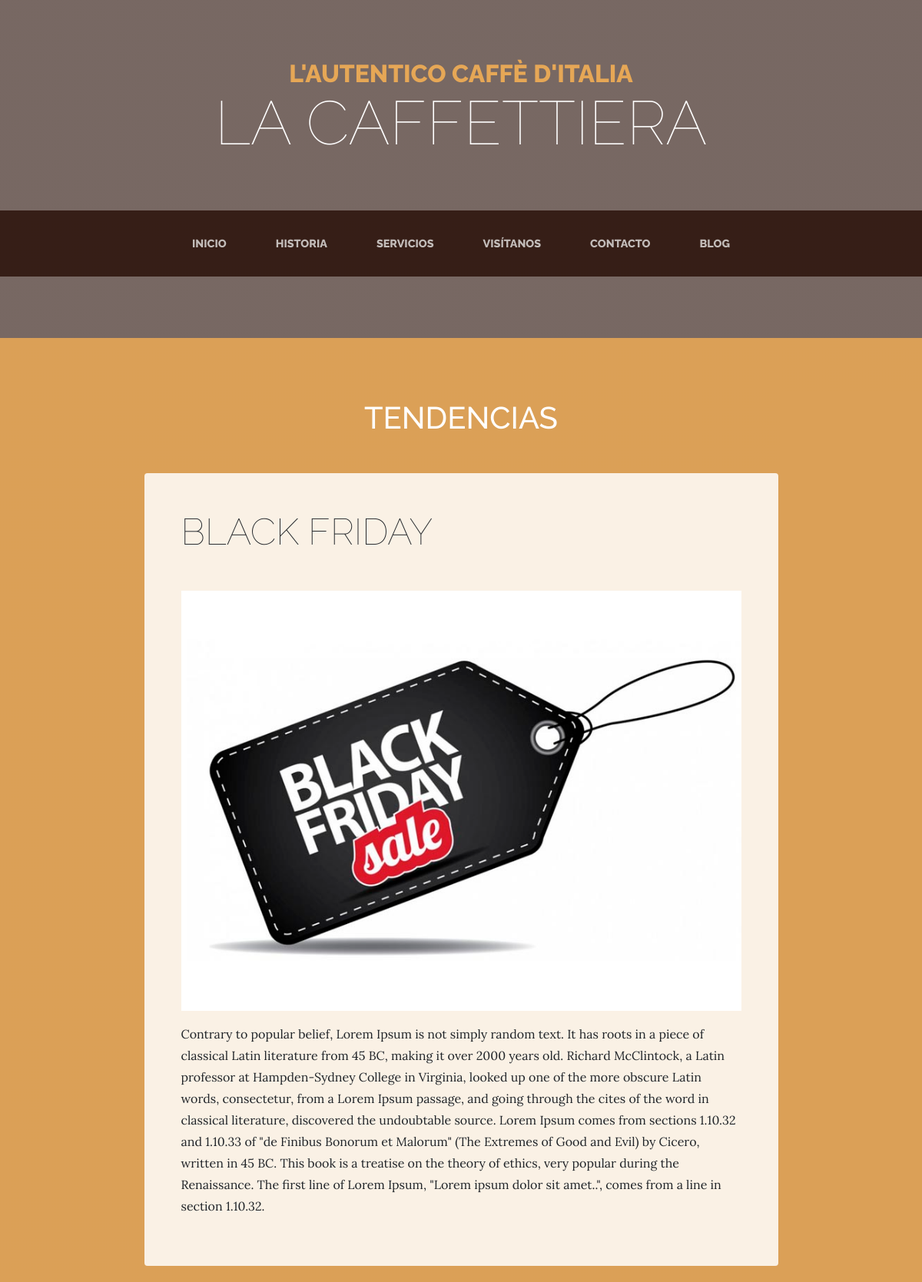
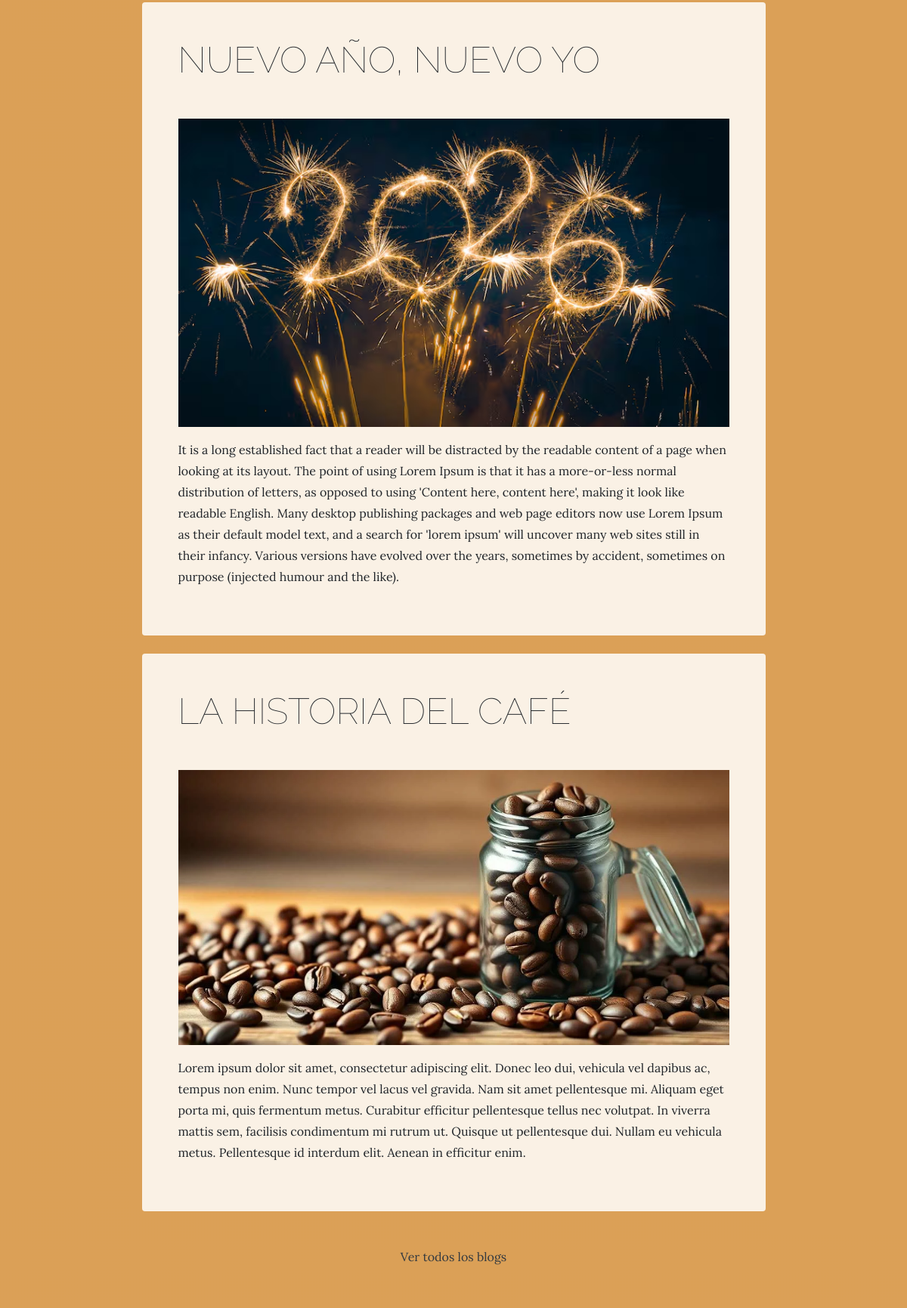
Page /blog/categoria/4/ (upper part) on the committed database (2 pictures, top to bottom).
### blog/models.py (models this page shows, shortened)
class Category(models.Model):
    name = models.CharField(max_length=100, verbose_name='Nombre')
    created = models.DateTimeField(auto_now_add=True, verbose_name='Fecha de creación')
    updated = models.DateTimeField(auto_now=True, verbose_name='Fecha de edición')
    class Meta:
        ordering = ['-created']
        verbose_name = 'Categoría'
        verbose_name_plural = 'Categorías'
        db_table = 'category'

class Post(models.Model):
    title = models.CharField(max_length=100, verbose_name='Título')
    published = models.BooleanField(default=True, verbose_name='Fecha de Publicación')
    image = models.ImageField(upload_to='blog', verbose_name='Imagen', null=True, blank=True)
    content = models.TextField(verbose_name='Contenido')
    author = models.ForeignKey(User, on_delete=models.CASCADE, verbose_name='Autor')
    categories = models.ManyToManyField(Category, verbose_name='Categorías')
    created = models.DateTimeField(auto_now_add=True, verbose_name='Fecha de creación')
    updated = models.DateTimeField(auto_now=True, verbose_name='Fecha de edición')
    class Meta:
        ordering = ['-created']
        verbose_name = 'Entrada'
        verbose_name_plural = 'Entradas'
        db_table = 'post'

### core/views.py (the view)
# urls.py: path('blog/categoria/<int:category_id>/', views.category_posts, name='category_posts'),
def category_posts(request, category_id):
    category = Category.objects.get(id=category_id)
    posts = Post.objects.filter(
        categories=category,
        published=True
    )
    return render(request, 'blog/category_posts.html', {
        'Posts': posts,
        'category': category,
    })

### RS/context_processors.py (called while the page is built)
def redes_sociales(request):
    redes = RedesSociales.objects.all()
    return {'RedesSociales': redes}

### blog/templates/blog/category_posts.html (shortened to what this page needs)
{% extends 'core/base.html' %}
{% load static %}
{% block content %}
<section class="page-section cta">
    <div class="container">
        <div class="row">
            <div class="col-xl-9 mx-auto">
                <div class="text-center rounded mb-4 text-white">
                    <h1 class="section-heading mb-5">{{ category.name }}</h1>
                </div>
                {% for post in Posts %}
                    <div class="bg-faded p-5 rounded mb-4">
                        <h2 class="section-heading mb-5">
                            <span class="section-heading-lower">{{ post.title }}</span>
                        </h2>
                        {% if post.image %}
                            <img src="{{ post.image.url }}" alt="{{ post.title }}" class="img-fluid mb-3">
                        {% endif %}
                        <p>{{ post.content|linebreaksbr }}</p>
                    </div>
                {% empty %}
                    <p class="text-center">No hay publicaciones en esta categoría.</p>
                {% endfor %}
                <div class="text-center mt-xl-5">
                    <a href="{% url 'blog' %}" class="text-dark text-decoration-none">Ver todos los blogs</a>
                </div>
            </div>
        </div>
    </div>
</section>
{% endblock %}

### core/static/core/css/business-casual.css (style rules this page uses)
body { font-family: 'Lora'; background: linear-gradient(rgba(47, 23, 15, 0.65), rgba(47, 23, 15, 0.65)), url("../img/bg.jpg"); background-attachment: fixed; background-position: center; background-size: cover; }
h1, h2, h3, h4, h5, h6 { font-family: 'Raleway'; }
p { line-height: 1.75; }
.page-section { margin-top: 5rem; margin-bottom: 5rem; }
.section-heading { text-transform: uppercase; }
.section-heading .section-heading-lower { display: block; font-size: 3rem; font-weight: 100; }
.bg-faded { background-color: rgba(255, 255, 255, 0.85); }
.cta { padding-top: 5rem; padding-bottom: 5rem; background-color: rgba(230, 167, 86, 0.9); }

### rows in the picture
Category: name "TENDENCIAS"
Post: title "BLACK FRIDAY", image (picture), content "Contrary to popular belief, Lorem Ipsum is not simply random text. It has roots in a piece of classical Latin literature from 45 BC, making it over 2000 years old. Richard McClintock, a Latin professor at Hampden-Sydney College in Virginia, looked up one of the more obscure Latin words, consectetur, from a Lorem Ipsum passage, and going through the cites of the word in classical literature, discovered the undoubtable source. Lorem Ipsum comes from sections 1.10.32 and 1.10.33 of \"de Finibus Bonorum et Malorum\" (The Extremes of Good and Evil) by Cicero, written in 45 BC. This book is a treatise on the theory of ethics, very popular during the Renaissance. The first line of Lorem Ipsum,…"
Post: title "NUEVO AÑO, NUEVO YO", image (picture), content "It is a long established fact that a reader will be distracted by the readable content of a page when looking at its layout. The point of using Lorem Ipsum is that it has a more-or-less normal distribution of letters, as opposed to using 'Content here, content here', making it look like readable English. Many desktop publishing packages and web page editors now use Lorem Ipsum as their default model text, and a search for 'lorem ipsum' will uncover many web sites still in their infancy. Various versions have evolved over the years, sometimes by accident, sometimes on purpose (injected humour and the like)."
Post: title "LA HISTORIA DEL CAFÉ", image (picture), content "Lorem ipsum dolor sit amet, consectetur adipiscing elit. Donec leo dui, vehicula vel dapibus ac, tempus non enim. Nunc tempor vel lacus vel gravida. Nam sit amet pellentesque mi. Aliquam eget porta mi, quis fermentum metus. Curabitur efficitur pellentesque tellus nec volutpat. In viverra mattis sem, facilisis condimentum mi rutrum ut. Quisque ut pellentesque dui. Nullam eu vehicula metus. Pellentesque id interdum elit. Aenean in efficitur enim."
